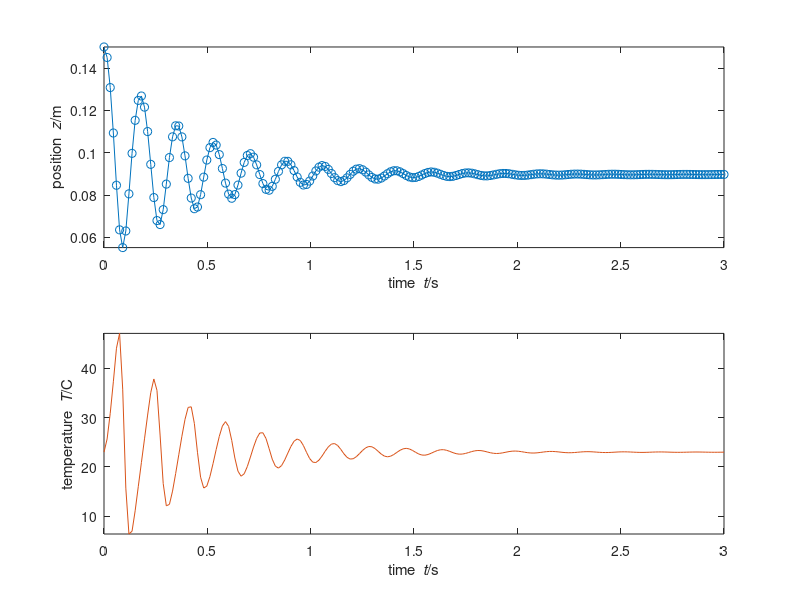

MATLAB code to generate this figure:
%%% idealgas_piston.m
%% Simulation of ideal gas & mass piston in 1D
%% SI units used throughout
%% Coordinate z
%%%% Constants
m = 10; % mass of piston
N = 0.04; % amount of ideal gas
A = 0.1^2; % area of piston
g = 9.8; % gravitational acceleration
R = 8.31446261815; % molar gas constant
C = 20; % molar heat capacity
mu = 0.00004; % gas viscosity
h = 8000; % heat-transfer coefficient
Te = 273.15 + 23; % temperature of environment
Fatm = -100000*A; % force on piston by atmosphere
%%
G = -m*g; % gravity supply of momentum to piston
%%
t1 = 3; % final time
dt = 0.00001; % time step
%%%% STATE: z, v, T; initial conditions
t = 0; % initial time
z = 0.15; % initial position of piston
v = 0; % initial velocity of piston
T = 273.15 + 23; % initial temperature of gas
%% %@
%% Plot & saving
%% adjust final time if not multiple of timestep
t1 = t1 + mod(t1-t,dt);
%% Save values of all quantities at some steps during the simulation,
%% for subsequente analysis or plotting
%% (saving at all timesteps could be too costly)
Nsaves = 200; % number of timepoints to save during the simulation
%% Calculate time interval for saving
dsave = (t1-t)/(Nsaves-1);
if abs(dsave) < (dt)
  error('time interval between saves is smaller than timestep')
end
%% Initialize vectors to contain saved values
tSave = nan(Nsaves,1);
zSave = nan(Nsaves,1);
vSave = nan(Nsaves,1);
TSave = nan(Nsaves,1);
%% Save initial values
i = 1; % index that keeps count of savepoints
t0 = t;
tSave(1) = t;
zSave(1) = z;
vSave(1) = v;
TSave(1) = T;
%% Initialize plot
clf;%close all;
subplot(2,1,1)
cols = get(0, 'DefaultAxesColorOrder');
plot(tSave(1), zSave(1), 'o','Color',cols(1,:)); axis('tight');
xlabel('time {\it t}/s'); ylabel('position {\it z}/m'); hold on;
%% %@
%% Numerical time integration
%% loop
while t < t1
  %% We need P,Fpg,z,v,E,Fgp,Qbot (G constant)
  %% we have z,v,T
  %% find P,Fpg,E,Qbot,Fgp using constitutive relations
  P = m*v;
  Fgp = -(N*R*T/z - A*mu*v/z);
  Fpg = -Fgp;
  E = C*N*T;
  Qbot = A*h*(Te - T);
  %%
  %% Drive forward in time
  %% update momentum of piston
  P = P + (Fpg + Fatm + G)*dt;
  %% update position of piston
  z = z + v*dt;
  %% update internal energy of gas
  E = E + (Qbot + Fgp*v)*dt;
  %% update time
  t = t + dt;
  %%
  %% Find new state for next iteration
  %% We need z,v,T
  %% we have P,z,E
  %% find v,T using constitutive relations
  v = P/m;
  T = E/(C*N);
  %% %@
  %% Check whether to save & plot at this step
  if min(abs([0 dsave] - mod(t-t0, dsave))) <= dt/2
    i = i+1;
    tSave(i) = t;
    zSave(i) = z;
    vSave(i) = v;
    TSave(i) = T;
    plot(t, z, 'o','Color',cols(1,:));
    pause(0.001);
  end %@
end %@
%% Plot trajectory
plot(tSave,zSave,'-','Color',cols(1,:));
subplot(2,1,2)
plot(tSave,TSave-273.15,'-','Color',cols(2,:)); axis('tight');
xlabel('time {\it t}/s'); ylabel('temperature {\it T}/C');  %@
